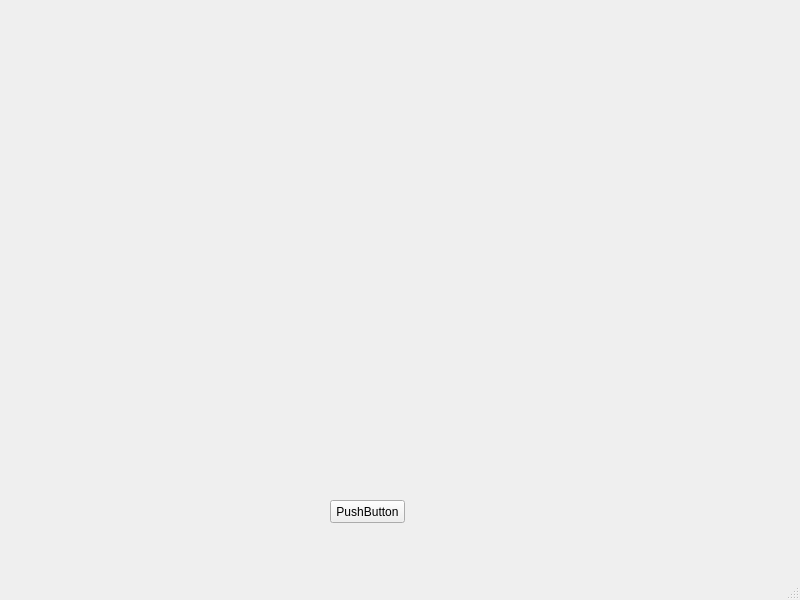
<?xml version="1.0" encoding="UTF-8"?>
<ui version="4.0">
 <class>MainWindow</class>
 <widget class="QMainWindow" name="MainWindow">
  <property name="geometry">
   <rect>
    <x>0</x>
    <y>0</y>
    <width>800</width>
    <height>600</height>
   </rect>
  </property>
  <property name="windowTitle">
   <string>MainWindow</string>
  </property>
  <widget class="QWidget" name="centralwidget">
   <widget class="QPushButton" name="pushButton">
    <property name="geometry">
     <rect>
      <x>330</x>
      <y>500</y>
      <width>75</width>
      <height>23</height>
     </rect>
    </property>
    <property name="text">
     <string>PushButton</string>
    </property>
   </widget>
  </widget>
  <widget class="QMenuBar" name="menubar">
   <property name="geometry">
    <rect>
     <x>0</x>
     <y>0</y>
     <width>800</width>
     <height>21</height>
    </rect>
   </property>
  </widget>
  <widget class="QStatusBar" name="statusbar"/>
 </widget>
 <resources/>
 <connections/>
</ui>
